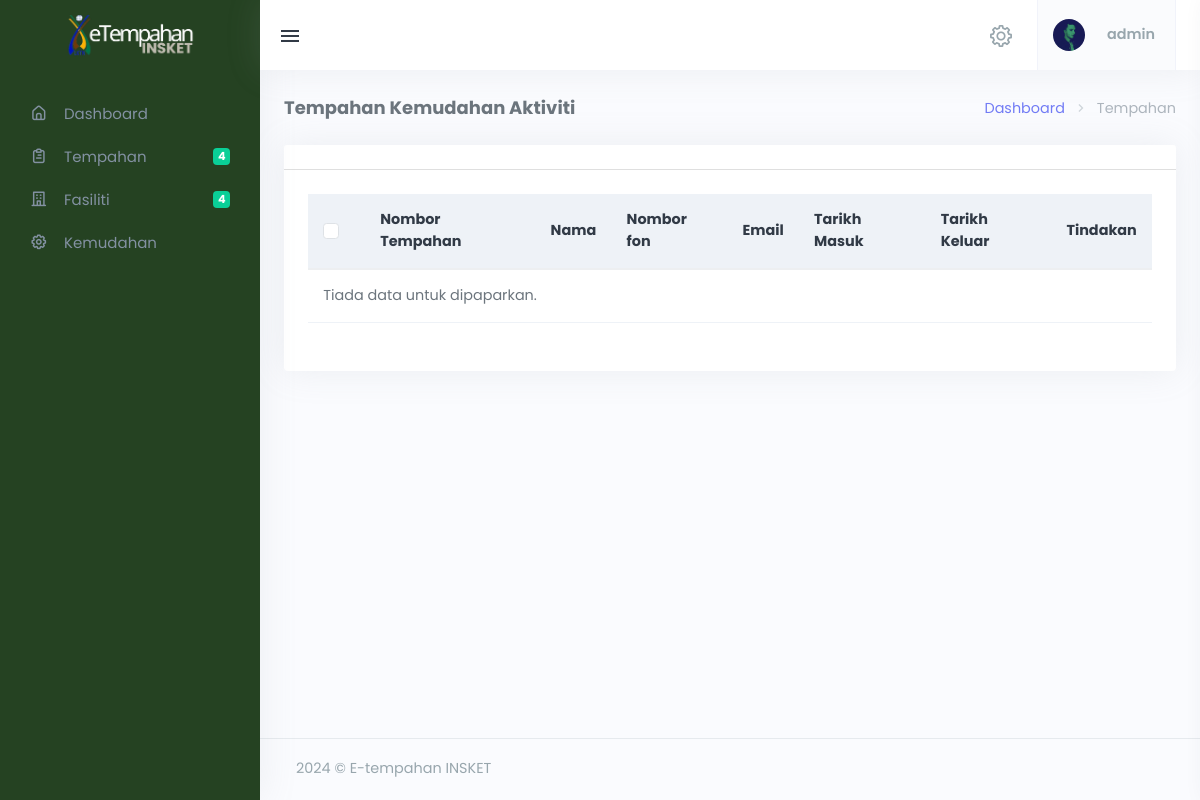
Before: /adminDashboard/tempahanAktiviti.php (signed in) with the older database file.
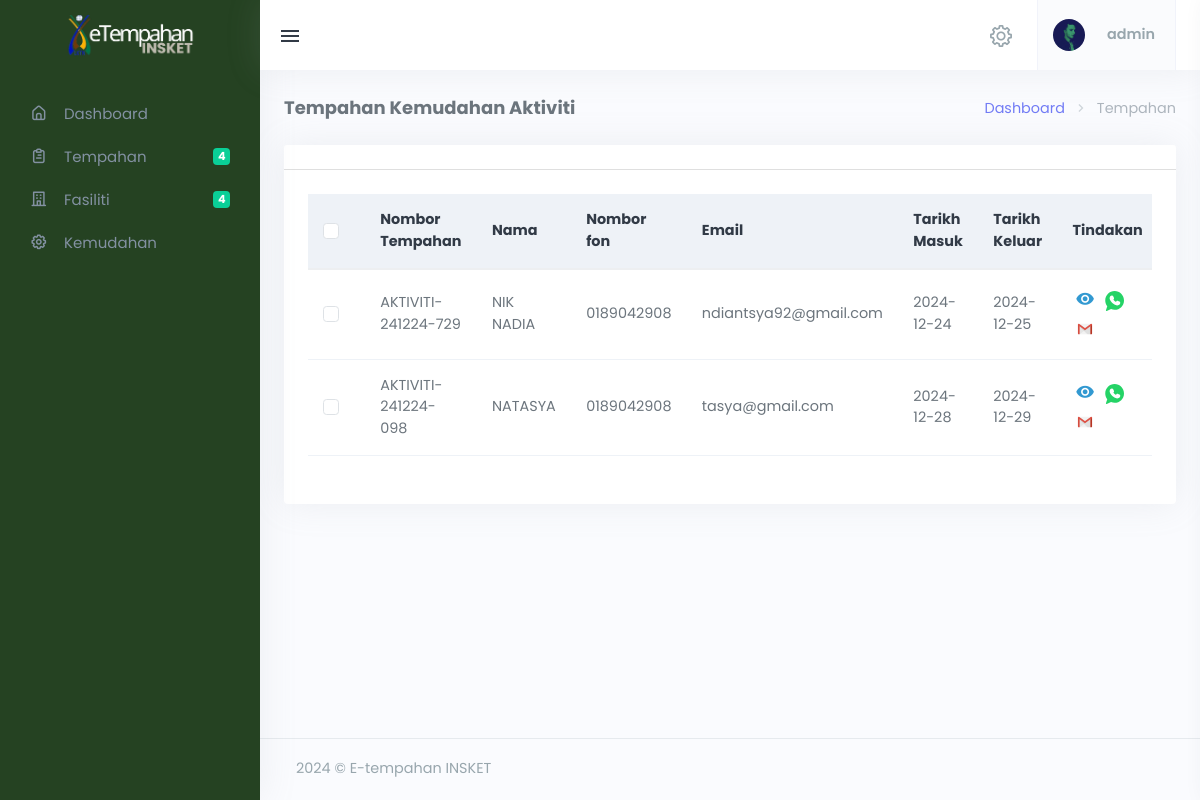
After: the same page with the newer database file.
### tables this page shows
CREATE TABLE `tempahan` (
  `id_tempahan` int(11) NOT NULL,
  `nombor_tempahan` varchar(30) NOT NULL,
  `nama_penuh` varchar(65) NOT NULL,
  `numbor_fon` varchar(15) NOT NULL,
  `email` varchar(30) NOT NULL,
  `bilangan_pax` int(10) DEFAULT NULL,
  `tarikh_tempahan` datetime NOT NULL,
  `tarikh_daftar_masuk` date NOT NULL,
  `tarikh_daftar_keluar` date NOT NULL,
  `harga_keseluruhan` float NOT NULL,
  `cara_bayar` enum('FPX','Tunai','LO','E-Perolehan','Bank Transfer') NOT NULL,
  `reference_id` varchar(255) DEFAULT NULL,
  `id_bilik` int(11) DEFAULT NULL,
  `id_dewan` int(11) DEFAULT NULL,
  `id_perkahwinan` int(11) DEFAULT NULL,
  `id_aktiviti` int(11) DEFAULT NULL
);

### adminDashboard/tempahanAktiviti.php (the view, shortened to what this page needs)
<!DOCTYPE html>
<html lang="en">
<head>
    <link href="assets/css/vendor/dataTables.bootstrap5.css" rel="stylesheet" type="text/css" />
    <link href="assets/css/vendor/responsive.bootstrap5.css" rel="stylesheet" type="text/css" />
    <link href="assets/css/icons.min.css" rel="stylesheet" type="text/css" />
    <link href="assets/css/app.min.css" rel="stylesheet" type="text/css" id="app-style" />
    <link rel="stylesheet" href="assets/css/style.css">
</head>
<body class="" data-layout-color="light" data-leftbar-theme="dark" data-layout-mode="fluid" data-rightbar-onstart="true">
    <div class="wrapper">
        <?php include 'partials/left-sidemenu.php'; ?>
        <div class="content-page">
            <div class="content">
                <?php
				include 'partials/topbar.php';
				$query = "
					SELECT
						t.id_tempahan,
						t.nombor_tempahan,
						t.nama_penuh,
						t.numbor_fon,
						t.email,
						t.tarikh_tempahan,
						t.tarikh_daftar_masuk,
						t.tarikh_daftar_keluar,
						t.harga_keseluruhan,
						t.cara_bayar,
						t.reference_id,
						a.id_aktiviti,
						a.nama_aktiviti
					FROM
						tempahan t
					LEFT JOIN
						aktiviti a
					ON
						t.id_aktiviti = a.id_aktiviti
					WHERE
						t.id_aktiviti IS NOT NULL
				";
				$conn = DBConnection::getConnection();
				$result = $conn->query($query);
				?>
                <div class="container-fluid">
                    <div class="row">
                        <div class="col-12">
                            <div class="page-title-box">
                                <div class="page-title-right">
                                    <ol class="breadcrumb m-0">
                                        <li class="breadcrumb-item"><a href="index.php">Dashboard</a></li>
                                        <li class="breadcrumb-item active">Tempahan</li>
                                    </ol>
                                </div>
                                <h4 class="page-title">Tempahan Kemudahan Aktiviti</h4>
                            </div>
                        </div>
                    </div>
                    <div class="row">
                        <div class="col-12">
                            <div class="card">
                                <div class="card-header"></div>
                                <div class="card-body">
                                    <div class="table-responsive">
                                        <table class="table table-centered w-100 dt-responsive nowrap" id="products-datatable">
											<thead class="table-light">
												<tr>
													<th style="width: 20px;">
														<div class="form-check">
															<input type="checkbox" class="form-check-input" id="customCheck1">
                                                            <label class="form-check-label" for="customCheck1">&nbsp;</label>
														</div>
													</th>
													<th class="all">Nombor Tempahan</th>
													<th>Nama</th>
													<th>Nombor fon</th>
													<th>Email</th>
													<th>Tarikh Masuk</th>
													<th>Tarikh Keluar</th>
													<th>Tindakan</th>
												</tr>
											</thead>
											<tbody>
												<?php
												if ($result->num_rows > 0) {
													while ($row = $result->fetch_assoc()) {
														$id_tempahan = $row['id_tempahan'];
														$nombor_tempahan = $row['nombor_tempahan'];
														$nama_penuh = $row['nama_penuh'];
														$numbor_fon = $row['numbor_fon'];
														$email = $row['email'];
														$tarikh_daftar_masuk = $row['tarikh_daftar_masuk'];
														$tarikh_daftar_keluar = $row['tarikh_daftar_keluar'];
														?>
														<tr>
															<td class="all" style="width: 20px;">
																<div class="form-check">
																	<input type="checkbox" class="form-check-input" id="customCheck<?php echo $id_tempahan; ?>">
																	<label class="form-check-label" for="customCheck<?php echo $id_tempahan; ?>">&nbsp;</label>
																</div>
															</td>
															<td><?php echo $nombor_tempahan; ?></td>
															<td><?php echo $nama_penuh; ?></td>
															<td><?php echo $numbor_fon; ?></td>
															<td><?php echo $email; ?></td>
															<td><?php echo $tarikh_daftar_masuk; ?></td>
															<td><?php echo $tarikh_daftar_keluar; ?></td>
															<td class="table-action">
																<a href="javascript:void(0);" class="action-icon" data-bs-toggle="modal"
																	data-bs-target="#viewModal<?php echo $nombor_tempahan; ?>">
																	<i class="mdi mdi-eye" style="color: #3299d1;"></i>
																</a>
																<a href="https://wa.me/6<?php echo $numbor_fon ?>" class="action-icon" target="_blank">
																	<img src="assets/icon-svg/whatsapp.svg" alt="whatsapp" style="width: 20px; height: 20px;">
																</a>
																<a href="mailto:<?php echo $email ?>" class="action-icon" target="_blank">
																	<img src="assets/icon-svg/gmail.svg" style="width: 20px; height: 20px;">
																</a>
															</td>
														</tr>
														<?php
													}
												} else {
													echo "<tr><td colspan='8'>Tiada data untuk dipaparkan.</td></tr>";
												}
												?>
											</tbody>
										</table>
                                    </div>
                                </div>
                            </div>
                        </div>
                    </div>
                </div>
            </div>
            <?php include 'partials/footer.php'; ?>
        </div>
    </div>
</body>
</html>

### adminDashboard/partials/left-sidemenu.php (shortened to what this page needs)
<div class="leftside-menu">
    <a href="index.php" class="logo text-center logo-light">
        <span class="logo-lg">
            <img src="../assets/images/logoTempahan.png" alt="" height="45">
        </span>
    </a>
    <div class="h-100" id="leftside-menu-container" data-simplebar>
        <ul class="side-nav"><br>
            <li class="side-nav-item">
                <a href="index.php" class="side-nav-link">
                    <i class="uil-home-alt"></i>
                    <span> Dashboard </span>
                </a>
            </li>
            <li class="side-nav-item">
                <a data-bs-toggle="collapse" href="#sidebarTempahan" aria-expanded="false" aria-controls="sidebarDashboards" class="side-nav-link">
                    <i class="uil-clipboard-alt"></i>
                    <span class="badge bg-success float-end">4</span>
                    <span> Tempahan </span>
                </a>
            </li>
            <?php if(isset($_SESSION['role']) && $_SESSION['role'] == 'admin'): ?>
            <div>
                <li class="side-nav-item">
                    <a data-bs-toggle="collapse" href="#sidebarDashboards" aria-expanded="false" aria-controls="sidebarDashboards" class="side-nav-link">
                        <i class="uil-building"></i>
                        <span class="badge bg-success float-end">4</span>
                        <span> Fasiliti </span>
                    </a>
                </li>
                <li class="side-nav-item">
                    <a href="tetapan.php" class="side-nav-link">
                        <i class="uil-cog"></i>
                        <span> Kemudahan </span>
                    </a>
                </li>
            </div>
            <?php endif; ?>
        </ul>
    </div>
</div>

### adminDashboard/partials/topbar.php (shortened to what this page needs)
<div class="navbar-custom">
    <ul class="list-unstyled topbar-menu float-end mb-0">
        <li class="notification-list">
            <a class="nav-link end-bar-toggle" href="javascript: void(0);">
                <i class="dripicons-gear noti-icon"></i>
            </a>
        </li>
        <li class="dropdown notification-list">
            <a class="nav-link dropdown-toggle nav-user arrow-none me-0 d-flex align-items-center" data-bs-toggle="dropdown" href="#" role="button" aria-haspopup="false" aria-expanded="false">
                <span class="account-user-avatar">
                    <img src="assets/images/users/avatar-1.jpg" alt="user-image" class="rounded-circle" height="35">
                </span>
                <span class="account-user-name ms-2"><?= $_SESSION['username'] ?></span>
            </a>
        </li>
    </ul>
    <button class="button-menu-mobile open-left" id="sidebar-toggle">
        <i class="mdi mdi-menu"></i>
    </button>
</div>

### adminDashboard/partials/footer.php
<footer class="footer">
                    <div class="container-fluid">
                        <div class="row">
                            <div class="col-md-6">
                                <script>document.write(new Date().getFullYear())</script> © E-tempahan INSKET
                            </div>
                        </div>
                    </div>
                </footer>

### adminDashboard/assets/css/style.css (style rules this page uses)
body { font-family: "Poppins"; }
body[data-leftbar-theme="dark"] { --ct-bg-leftbar: #254222; }
body { font-family: "Poppins"; overflow-y: overlay; scrollbar-width: thin; scrollbar-color: rgba(0, 0, 0, 0.3) transparent; }
html { margin-right: calc(-1 * (100vw - 100%)); }

Changed rows visible on the page:
added tempahan: nombor_tempahan "AKTIVITI-241224-729", nama_penuh "NIK NADIA", numbor_fon "0189042908", email "ndiantsya92@gmail.com", tarikh_daftar_masuk "2024-12-24", tarikh_daftar_keluar "2024-12-25"
added tempahan: nombor_tempahan "AKTIVITI-241224-098", nama_penuh "NATASYA", numbor_fon "0189042908", email "tasya@gmail.com", tarikh_daftar_masuk "2024-12-28", tarikh_daftar_keluar "2024-12-29"
Other visible differences:
text no longer shown: "Tiada data untuk dipaparkan."
